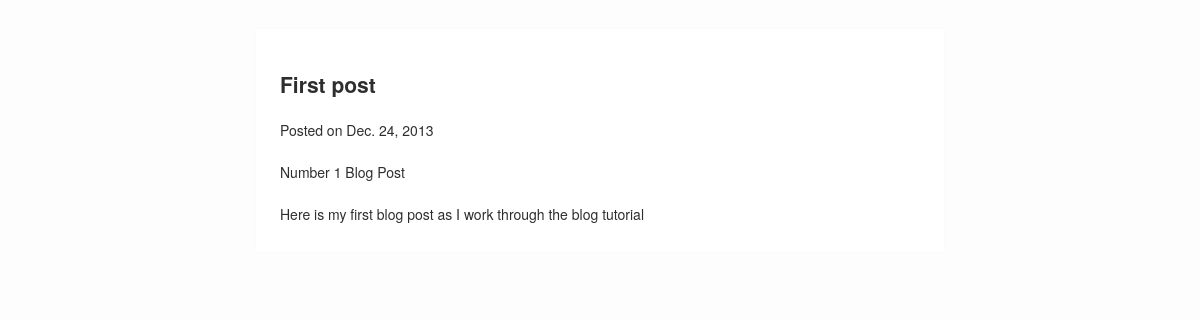
The app's page /FirstPost/ with its own data.
### blog/models.py (models this page shows)
class Post(models.Model):
    title = models.CharField(max_length=255)
    slug = models.SlugField(unique=True,max_length=255)
    description = models.CharField(max_length=255)
    content = models.TextField()
    published = models.BooleanField(default=True)
    created = models.DateTimeField(auto_now_add=True)

### blog/views.py (the view)
# urls.py: url(r'^(?P<slug>[\w\-]+)/$', 'blog.views.post'),
def post(request, slug):
    post = get_object_or_404(Post, slug = slug)
    return render(request, 'blog/post.html',{'post':post})

### netmag/templates/blog/post.html (shortened to what this page needs)
{% extends 'base.html' %}
{% block content %}
<article>
<header>
    <h1>{{ post.title }}</h1>
    <p>
        Posted on
        <time datetime="{{ post.created|date:"c" }}">
            {{ post.created|date }}
        </time>
    </p>
</header>
<p class="description">
    {{ post.description }}
</p>
{{ post.content|safe }}
</article>
{%  endblock %}

### netmag/static/style.css (style rules this page uses)
body { background-color: #fdfdfd; color: #2e2e2e; margin: 0; padding: 0; font-size: 14px; line-height: 28px; font-family: 'Helvetica Neue', Helvetica, Arial, sans-serif; }

### records on screen
Post: title "First post", created "Dec. 24, 2013", description "Number 1 Blog Post", content "Here is my first blog post as I work through the blog tutorial"
